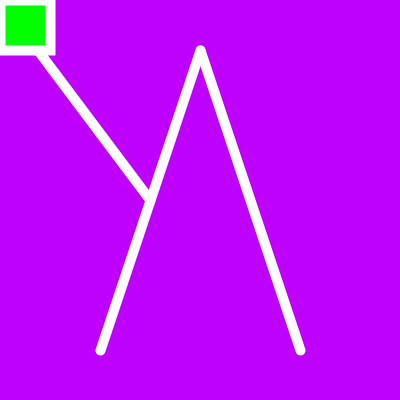
Frame 1 (no input)
Frame 60 (the mouse pressed at the canvas centre just before this capture): identical to frame 1, image omitted
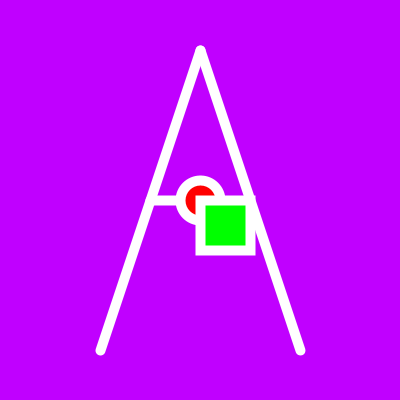
Frame 120 (the mouse held since frame 60 and released just before this capture)

The Processing sketch that drew these frames (run headless with seeded random() and noise(); from frame 60 on, the mouse is pressed at the canvas centre):

// Processing sketch: drawing_an_A
// ── drawing_an_A.pde
void setup() {
  size(400, 400);
  stroke(255);
  strokeWeight(10);
}
void draw() {
  background(192, 0, 255); // clears the screen
  line(100, 350, 200, 50);
  line(300, 350, 200, 50);
  line(150, 200, mouseX, mouseY);
  fill(255, 0, 0);
  ellipse(mouseX, mouseY, 40, 40);
  fill(0, 255, 0);
  rect(mouseX, mouseY, 50, 50);
}
